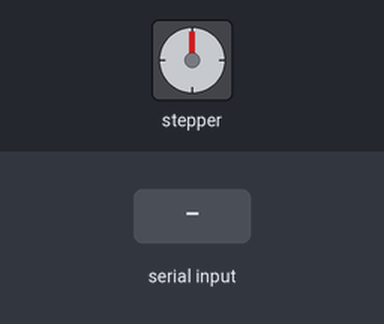
Bench run of a sketch on a simulated Arduino Uno, built with avr-gcc and run on an emulated ATmega328P. Parts: stepper motor. Wiring (inferred from the names in the program): stepper motor driver (200 steps per turn assumed): step pin 9; direction pin 8. Inputs (shaded band) come from the test bench.

Above: at 1.2 s.
1.3 s: "steps:90\n" received over Serial
At 2.7 s:
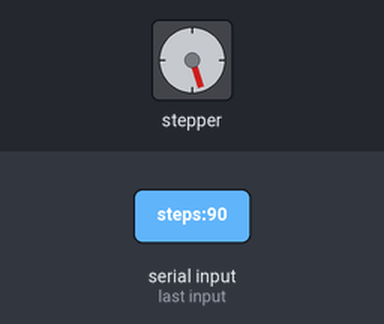
3.8 s: "steps:90\n" received over Serial
At 5.8 s:
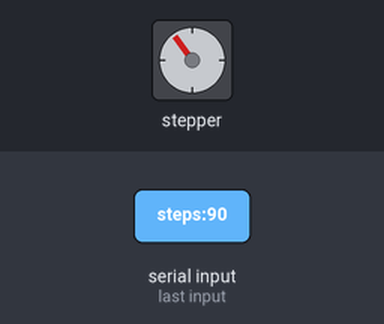
Timing chart, 0 to 7.3 s (numbered marks = the images above; inputs shaded):
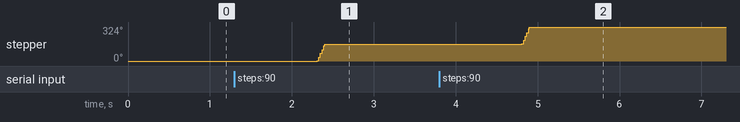

The sketch:

Nema.ino
```cpp
const int stepPin = 9;
const int dirPin = 8;
int speedTime = 500;

void setup()
{
  Serial.begin(9600);
  pinMode(stepPin, OUTPUT);
  pinMode(dirPin, OUTPUT);
}

void loop()
{
  if (Serial.available()) {
    String data = Serial.readString();
    if (data.startsWith("speed:")) {
      int newSpeed = data.substring(6).toInt();

      if (newSpeed < 500 || newSpeed > 1000) {
        Serial.println("Could not set speed up to 1000 ou menor que 500!");
      } else {
        speedTime = newSpeed;
        Serial.print("Speed setted to: ");
        Serial.println(newSpeed);
      }
    } else if (data.startsWith("steps:")) {
      int steps = data.substring(6).toInt();
      if (steps > 0){
        digitalWrite(dirPin, HIGH);
        for(int x = 0; x<steps; x++) {
          digitalWrite(stepPin, HIGH);
          delayMicroseconds(speedTime);
          digitalWrite(stepPin, LOW);
          delayMicroseconds(speedTime);
        }
      } else {
        digitalWrite(dirPin, LOW);
        for(int x = 0; x<steps; x++) {
          digitalWrite(stepPin, HIGH);
          delayMicroseconds(speedTime);
          digitalWrite(stepPin, LOW);
          delayMicroseconds(speedTime);
        }
      }
    }
  }
}
```

Measured:
- after the input at 1.3 s, stepper: turns 162° clockwise, starting after 1.0 s
- after the input at 3.8 s, stepper: turns 162° clockwise, starting after 1.0 s
